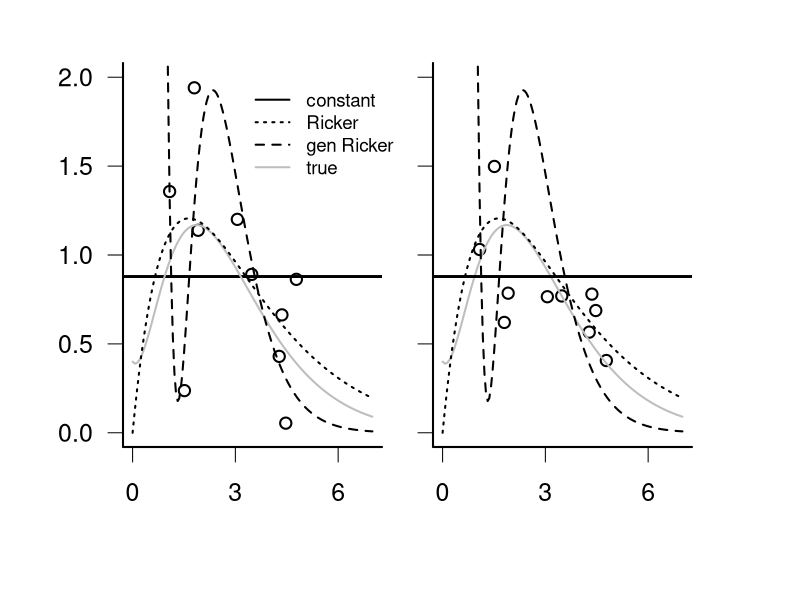

The R script that drew this image:
######################################################
# Parsimony demonstration, adapted from Bolker 2007
######################################################

#Functions and model fits 
tmpf = function(x,a=0.4,b=0.1,c=2,d=1) {
  (a+b*x+c*x^2)*exp(-d*x)
}
dpars = formals(tmpf)[-1]
set.seed(1005)
npts = 10
x = runif(npts,min=1,max=7)
y_det = tmpf(x)
y = y_det+rnorm(npts,sd=0.35)
y2 = y_det+rnorm(npts,sd=0.35)
ymax=2
n1 = nls(y~tmpf(x,a,b,c,d),start=list(a=0.4,b=0.1,c=2,d=1))
n2 = nls(y~a*x*exp(-b*x),start=list(a=1,b=0.5))
#n3 = nls(y~a, start=list(a=0))
p0 = rep(mean(y),length(y))
p1 = predict(n1)
xvec = seq(0,7,length=150)
p1vec = predict(n1,newdata=list(x=xvec))
p2vec = predict(n2,newdata=list(x=xvec))
p2 = predict(n2)
calc_r2 = function(y) {
  s0 = sum((y-p0)^2)
  s1 = sum((y-p1)^2)
  s2 = sum((y-p2)^2)
  c(1-s1/s0,1-s2/s0,s0,s1,s2,which.min(c(s0,s1,s2)))
}
r2.0 = calc_r2(y)
r2.1 = calc_r2(y2)
r2vec = t(replicate(500,calc_r2(y_det+rnorm(npts,sd=0.35))))
r2vec_mean = colMeans(r2vec)[1:5]
tv = table(r2vec[,6])

#Rsquared 

#Plots
op = par(mfrow=c(1,2))
par(lwd=2,bty="l",las=1,cex=1.5, mgp=c(2.5,1,0))
par(mar=c(5,4,2,0.5)+0.1)
plot(x,y,ylim=c(0,max(c(y,ymax))),xlim=c(0,7),axes=FALSE,
     xlab="",ylab="")
#points(x[7],y[7],pch=16)
axis(side=1,at=c(0,3,6))
axis(side=2)
abline(h=p0)
box()
tcol = "gray"
curve(tmpf,add=TRUE,from=0,col=tcol)
lines(xvec,p1vec,lty=2)
lines(xvec,p2vec,lty=3)
par(xpd=NA)
legend(c(3.1,8.6),c(1.2,2),
       c("constant",
         "Ricker",
         "gen Ricker",
         "true"),
       col=rep(c("black",tcol),c(3,1)),
       lty=c(1,3,2,1),
       bty="n",
       cex=0.75)     
par(xpd=FALSE)
par(mar=c(5,1,2,3.5)+0.1)
plot(x,y2,ylim=c(0,max(c(y,ymax))),xlim=c(0,7),axes=FALSE,
     xlab="",ylab="")
#points(x[7],y2[7],pch=16)
axis(side=1,at=c(0,3,6))
axis(side=2,labels=FALSE)
curve(tmpf,add=TRUE,from=0,col=tcol)
abline(h=p0)
xvec = seq(0,7,length=150)
lines(xvec,predict(n1,newdata=list(x=xvec)),lty=2)
lines(xvec,predict(n2,newdata=list(x=xvec)),lty=3)
box()
